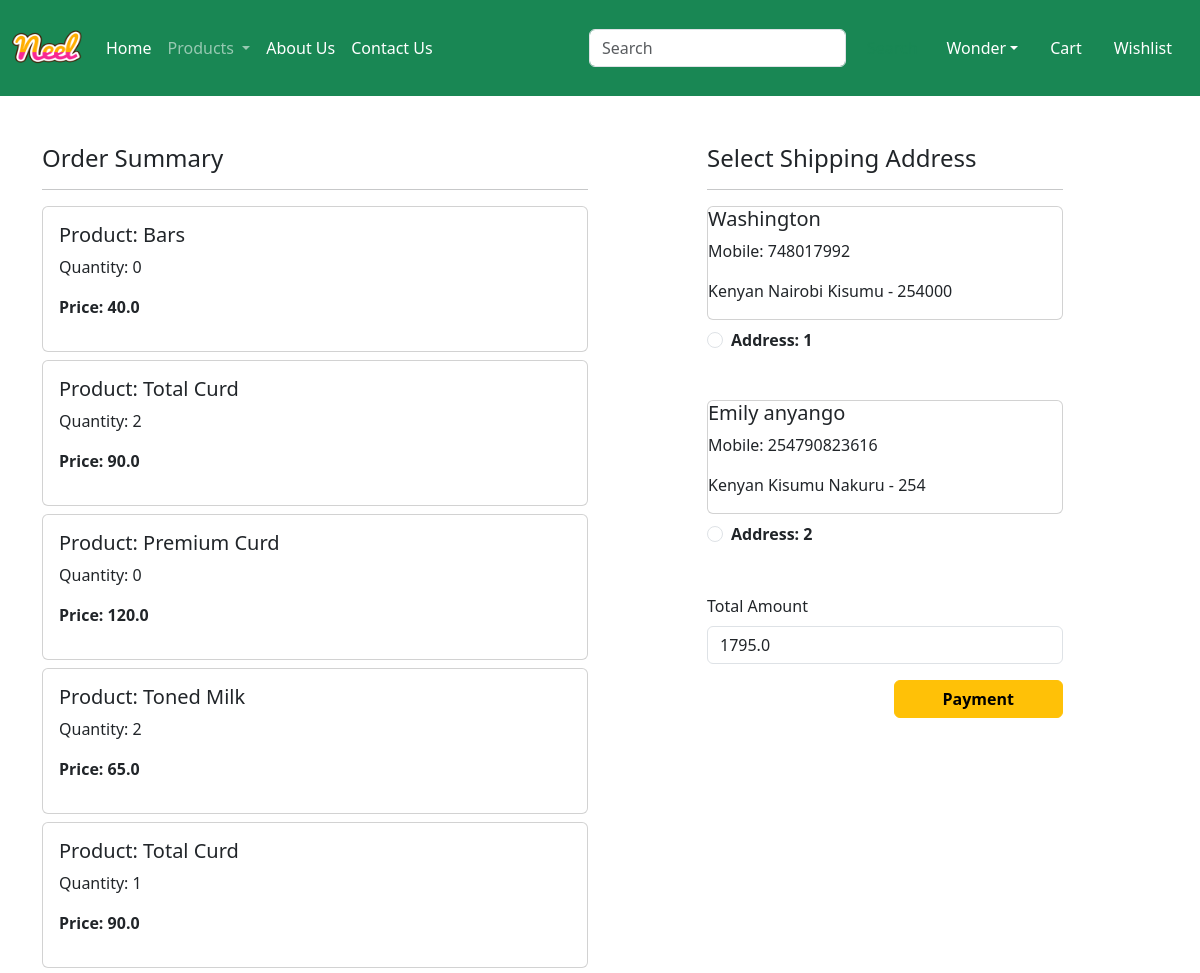
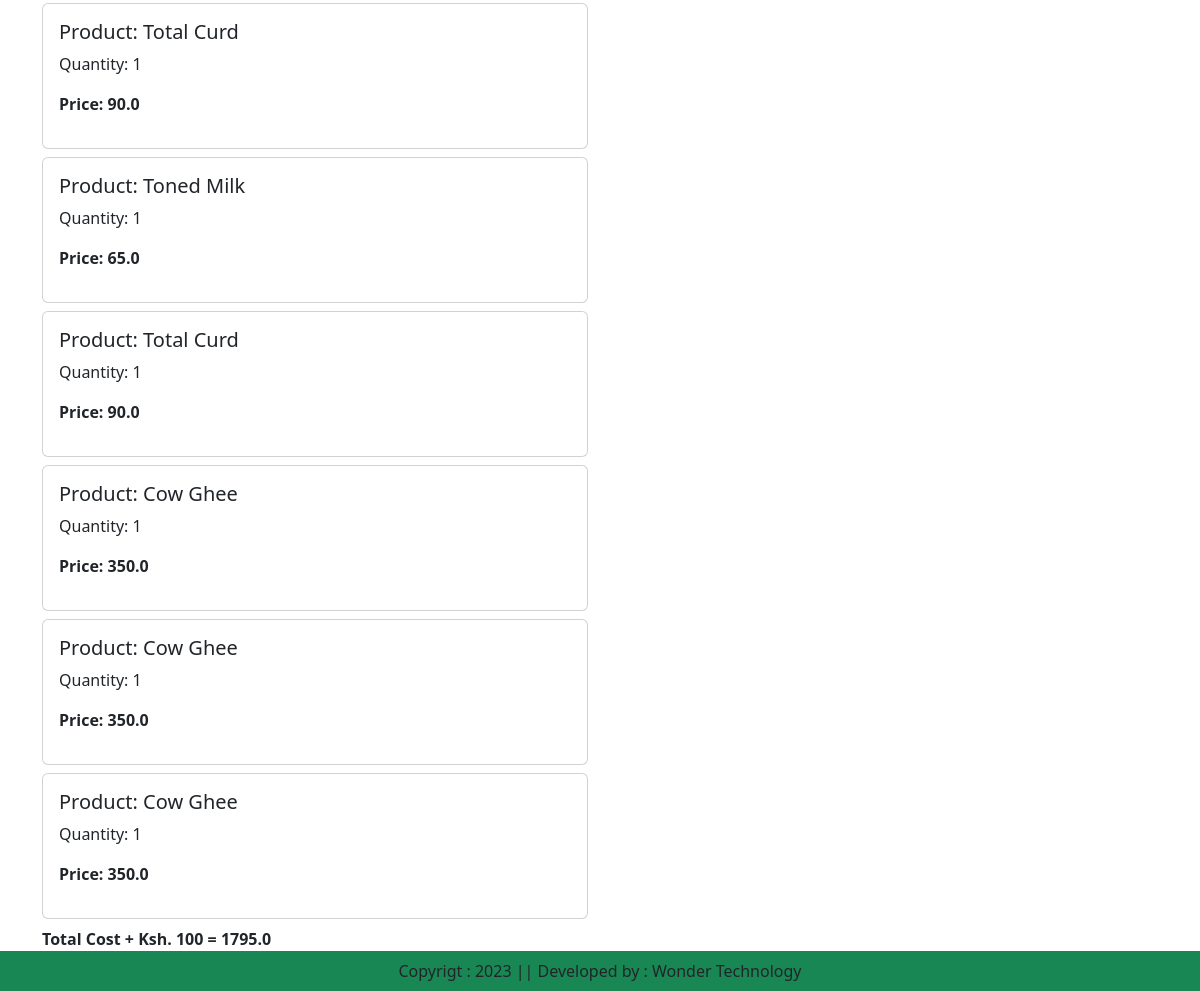
Screenshot of /checkout/ (signed in) with the database file from the repository (2 pictures, top to bottom).
### app/models.py (models this page shows, shortened)
class Cart(models.Model):
    user =models.ForeignKey(User,on_delete=models.CASCADE)
    product = models.ForeignKey(Product,on_delete=models.CASCADE)
    quantity = models.PositiveIntegerField(default=1)

class Product(models.Model):
    title = models.CharField(max_length=100)
    selling_price = models.FloatField()
    discounted_price = models.FloatField()
    description = models.TextField()
    composition = models.TextField(default='')
    prodapp = models.TextField(default='')
    category = models.CharField(choices=CATEGORY_CHOICES, max_length=2)
    product_image = models.ImageField(upload_to='product')

class Customer(models.Model):
    user = models.ForeignKey(User,on_delete=models.CASCADE)
    name = models.CharField(max_length=200)
    locality = models.CharField(max_length=200)
    city = models.CharField(max_length=50)
    mobile = models.IntegerField(default=0)
    zipcode = models.IntegerField()
    state = models.CharField(choices=STATE_CHOICES, max_length=100)

### app/views.py (the view)
# urls.py: path('checkout/', views.checkout.as_view(), name='checkout'),
class checkout(View):
    def get(self,request):
        user=request.user
        add=Customer.objects.filter(user=user)
        cart_items=Cart.objects.filter(user=user)
        famount = 0
        for p in cart_items:
            value = p.quantity * p.product.discounted_price
            famount = famount + value
        totalamount = famount + 100
        return render(request, 'app/checkout.html',locals())

### app/templates/app/checkout.html (shortened to what this page needs)
{% extends 'app/base.html' %}
{% load static %}
{% block main-content %}
<div class="container">
  <div class="row mt-5">
     <div class="col-sm-6">
     <h4>Order Summary</h4>
     <hr>
     {% for item in cart_items %}
     <div class="card mb-2">
     <div class="card-body">
        <h5>Product: {{item.product.title}}</h5>
        <p>Quantity: {{item.quantity}}</p>
        <p class="fw-bold">Price: {{item.product.discounted_price}}</p>
     </div>
    </div>
     {% endfor %}
     <p class="fw-bold">Total Cost + Ksh. 100 = {{totalamount}}</p>
     <small>Term and Condition: Goods once sold should not be returned</small>
     </div>
<div class="col-sm-4 offset-sm-1">
    <h4>Select Shipping Address</h4>
    <hr>
    <form method="post" id="myform">
        {% for ad in add %}
        <div class="card">
            <h5>{{ad.name}}</h5>
            <p>Mobile: {{ad.mobile}}</p>
            <p>{{ad.locality}} {{ad.city}} {{ad.state}} - {{ad.zipcode}}</p>
        </div>
        <div class="form-check mt-2 mb-5">
            <input class="form-check-input" type="radio" name="custid" id="custadd{{forloop.counter}}" value="{{ad.id|safe}}">
            <label class="form-check-label fw-bold" for="custadd{{forloop.counter}}">
            Address: {{forloop.counter}}</label>
        </div>
        {% endfor %}
        <div class="form-check-mb-3">
            <label for="totalamount" class="form-label">Total Amount</label>
            <input type="number" class="form-control" name="totalamount" value="{{totalamount}}" readonly>
        </div>
        <div class="text-end">
            <button id="rzp-button1" type="submit" class="btn btn-warning mt-3 px-5 fw-bold">Payment</button>
        </div>
  {% endblock main-content %}

### rows the page displays
Cart: product "Bars", quantity "0", product.discounted_price "40.0"
Cart: product "Total Curd", quantity "2", product.discounted_price "90.0"
Cart: product "Premium Curd", quantity "0", product.discounted_price "120.0"
Cart: product "Toned Milk", quantity "2", product.discounted_price "65.0"
Cart: product "Total Curd", quantity "1", product.discounted_price "90.0"
Cart: product "Total Curd", quantity "1", product.discounted_price "90.0"
Cart: product "Toned Milk", quantity "1", product.discounted_price "65.0"
Cart: product "Total Curd", quantity "1", product.discounted_price "90.0"
Cart: product "Cow Ghee", quantity "1", product.discounted_price "350.0"
Cart: product "Cow Ghee", quantity "1", product.discounted_price "350.0"
Cart: product "Cow Ghee", quantity "1", product.discounted_price "350.0"
Customer: name "Washington", mobile "748017992", locality "Kenyan", city "Nairobi", state "Kisumu", zipcode "254000"
Customer: name "Emily anyango", mobile "254790823616", locality "Kenyan", city "Kisumu", state "Nakuru", zipcode "254"

### other values shown
{{ totalamount }} "1795.0"
